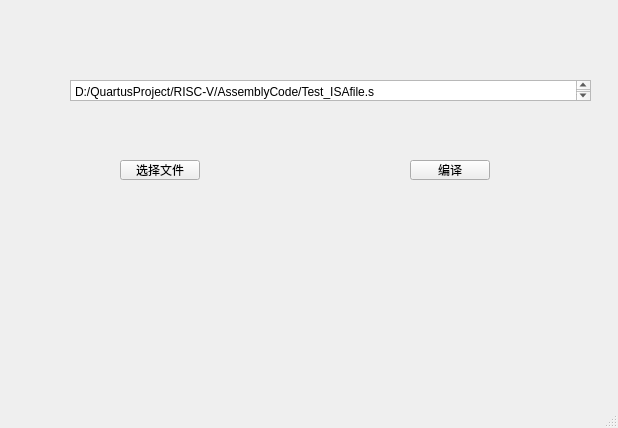
<?xml version="1.0" encoding="UTF-8"?>
<ui version="4.0">
 <class>MainWindow</class>
 <widget class="QMainWindow" name="MainWindow">
  <property name="geometry">
   <rect>
    <x>0</x>
    <y>0</y>
    <width>618</width>
    <height>428</height>
   </rect>
  </property>
  <property name="font">
   <font>
    <pointsize>9</pointsize>
   </font>
  </property>
  <property name="windowTitle">
   <string>MainWindow</string>
  </property>
  <widget class="QWidget" name="centralwidget">
   <widget class="QPushButton" name="pushButton_SelectFile">
    <property name="geometry">
     <rect>
      <x>120</x>
      <y>160</y>
      <width>80</width>
      <height>20</height>
     </rect>
    </property>
    <property name="text">
     <string>选择文件</string>
    </property>
   </widget>
   <widget class="QTextEdit" name="File_to_compile">
    <property name="geometry">
     <rect>
      <x>70</x>
      <y>80</y>
      <width>521</width>
      <height>21</height>
     </rect>
    </property>
    <property name="html">
     <string>&lt;!DOCTYPE HTML PUBLIC &quot;-//W3C//DTD HTML 4.0//EN&quot; &quot;http://www.w3.org/TR/REC-html40/strict.dtd&quot;&gt;
&lt;html&gt;&lt;head&gt;&lt;meta name=&quot;qrichtext&quot; content=&quot;1&quot; /&gt;&lt;style type=&quot;text/css&quot;&gt;
p, li { white-space: pre-wrap; }
&lt;/style&gt;&lt;/head&gt;&lt;body style=&quot; font-family:'SimSun'; font-size:9pt; font-weight:400; font-style:normal;&quot;&gt;
&lt;p style=&quot; margin-top:0px; margin-bottom:0px; margin-left:0px; margin-right:0px; -qt-block-indent:0; text-indent:0px;&quot;&gt;D:/QuartusProject/RISC-V/AssemblyCode/Test_ISAfile.s&lt;/p&gt;&lt;/body&gt;&lt;/html&gt;</string>
    </property>
   </widget>
   <widget class="QPushButton" name="pushButton_Compile">
    <property name="geometry">
     <rect>
      <x>410</x>
      <y>160</y>
      <width>80</width>
      <height>20</height>
     </rect>
    </property>
    <property name="text">
     <string>编译</string>
    </property>
   </widget>
  </widget>
  <widget class="QMenuBar" name="menubar">
   <property name="geometry">
    <rect>
     <x>0</x>
     <y>0</y>
     <width>618</width>
     <height>21</height>
    </rect>
   </property>
  </widget>
  <widget class="QStatusBar" name="statusbar"/>
 </widget>
 <resources/>
 <connections/>
</ui>
